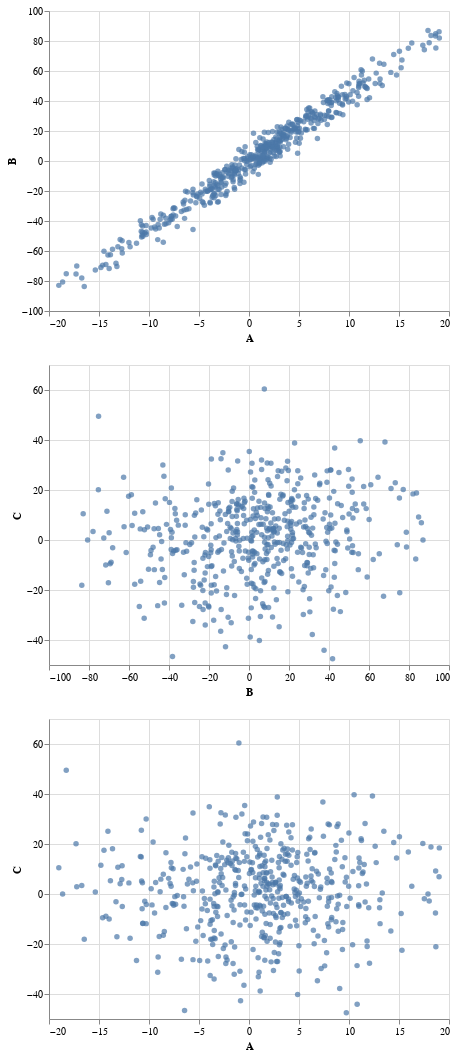

Notebook code for this chart:
### Code cell
A, B, C = random.choice(ABC_all).transpose()
AB = alt.Chart(pd.DataFrame({"A":A, "B":B})).mark_circle().encode(
    x="A",
    y="B")
BC= alt.Chart(pd.DataFrame({"B":B, "C":C})).mark_circle().encode(
    x="B",
    y="C")
AC = alt.Chart(pd.DataFrame({"A":A, "C":C})).mark_circle().encode(
    x="A",
    y="C")
alt.vconcat(AB, BC, AC)

### Figure 1 — Vega-Lite specification as saved in the notebook (floating-point values rounded to 4 significant figures; data arrays with more than 128 entries replaced by an {"elided": "..."} marker saying what was removed)
{"config": {"view": {"continuousWidth": 400, "continuousHeight": 300}}, "vconcat": [{"data": {"name": "data-f61de1fc1d577cf82783a64084cd1543"}, "mark": "circle", "encoding": {"x": {"field": "A", "type": "quantitative"}, "y": {"field": "B", "type": "quantitative"}}}, {"data": {"name": "data-23108e472fac6330cf076c835d54c466"}, "mark": "circle", "encoding": {"x": {"field": "B", "type": "quantitative"}, "y": {"field": "C", "type": "quantitative"}}}, {"data": {"name": "data-ab76e63d75000ea5021f0324785f6631"}, "mark": "circle", "encoding": {"x": {"field": "A", "type": "quantitative"}, "y": {"field": "C", "type": "quantitative"}}}], "$schema": "https://vega.github.io/schema/vega-lite/v4.17.0.json", "datasets": {"data-f61de1fc1d577cf82783a64084cd1543": {"elided": "500 records"}, "data-23108e472fac6330cf076c835d54c466": {"elided": "500 records"}, "data-ab76e63d75000ea5021f0324785f6631": {"elided": "500 records"}}}
